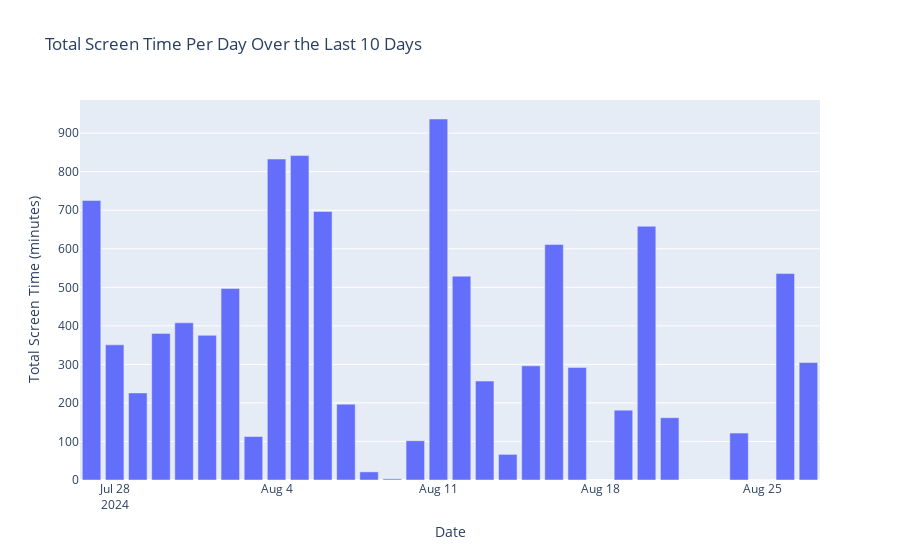

Notebook cell for this chart:
### Code cell
import plotly.express as px

# Calculate total screen time per day over the last 10 days
month_ago = datetime.now().date() - timedelta(days=30)
recent_df = df[df['Visit Date'] >= month_ago]

# Group by date and sum the Time Spent
total_time_per_day = recent_df.groupby('Visit Date')['Time Spent'].sum().reset_index()

# Convert Time Spent to minutes for easier plotting
total_time_per_day['Time Spent (minutes)'] = total_time_per_day['Time Spent'].dt.total_seconds() / 60

# Plot using Plotly
fig = px.bar(
    total_time_per_day,
    x='Visit Date',
    y='Time Spent (minutes)',
    title='Total Screen Time Per Day Over the Last Month',
    labels={'Time Spent (minutes)': 'Total Screen Time (minutes)', 'Visit Date': 'Date'}
)

fig.show()

### Figure 1 — Plotly figure (JSON) as saved in the notebook; plotly's stock layout.template omitted (floating-point values rounded to 4 significant figures)
{"data": [{"alignmentgroup": "True", "hovertemplate": "Date=%{x}<br>Total Screen Time (minutes)=%{y}<extra></extra>", "legendgroup": "", "marker": {"color": "#636efa", "pattern": {"shape": ""}}, "name": "", "offsetgroup": "", "orientation": "v", "showlegend": false, "textposition": "auto", "type": "bar", "x": ["2024-07-27", "2024-07-28", "2024-07-29", "2024-07-30", "2024-07-31", "2024-08-01", "2024-08-02", "2024-08-03", "2024-08-04", "2024-08-05", "2024-08-06", "2024-08-07", "2024-08-08", "2024-08-09", "2024-08-10", "2024-08-11", "2024-08-12", "2024-08-13", "2024-08-14", "2024-08-15", "2024-08-16", "2024-08-17", "2024-08-19", "2024-08-20", "2024-08-21", "2024-08-24", "2024-08-25", "2024-08-26", "2024-08-27"], "xaxis": "x", "y": [725.4, 350.7, 225.9, 380.4, 407.7, 375.4, 496.7, 112.8, 832.7, 841.7, 696.8, 196.8, 21.11, 2.904, 101.8, 936.7, 529.0, 256.7, 66.42, 296.2, 611.1, 292.0, 181.3, 658.3, 161.7, 121.8, 0.08544, 535.6, 304.8], "yaxis": "y"}], "layout": {"autosize": true, "barmode": "relative", "legend": {"tracegroupgap": 0}, "title": {"text": "Total Screen Time Per Day Over the Last 10 Days"}, "xaxis": {"anchor": "y", "autorange": true, "domain": [0, 1], "range": ["2024-07-26 12:00", "2024-08-27 12:00"], "title": {"text": "Date"}, "type": "date"}, "yaxis": {"anchor": "x", "autorange": true, "domain": [0, 1], "range": [0, 986.0], "title": {"text": "Total Screen Time (minutes)"}, "type": "linear"}}}
